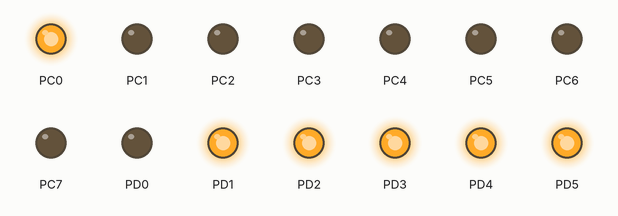
Bench run of a program on a simulated ATmega32, built with avr-gcc and emulated at 8 MHz. Parts: output pins drawn as LEDs (lit = HIGH).

Above: at 0.1 s.
At 0.5 s:
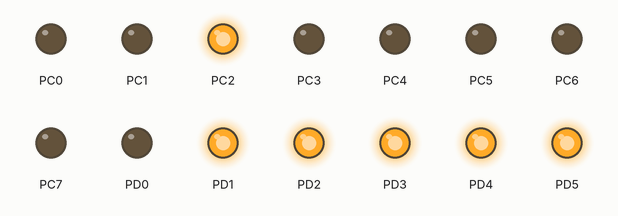
At 0.9 s:
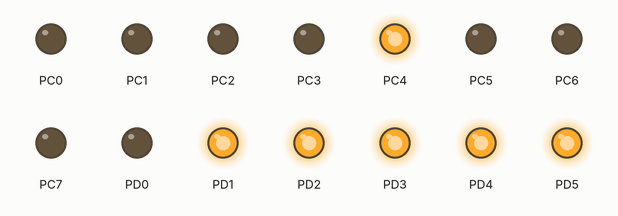
At 1.3 s:
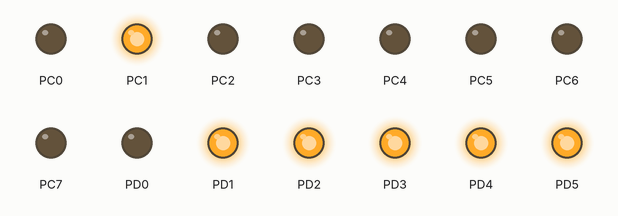
At 2.7 s:
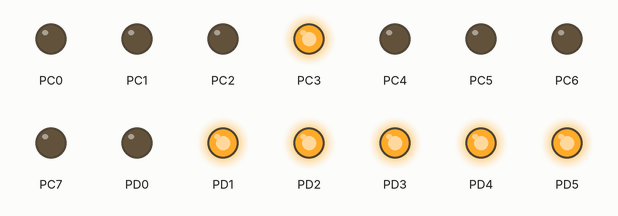
Timing chart, 0 to 3.0 s (numbered marks = the images above):
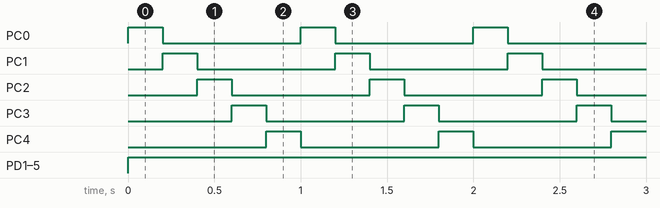

The program:

main.c
```c
/*
 * dotmatrix.c
 *
 * Created: 10/25/2017 2:09:33 PM
 * Author : user-16
 */

#define F_CPU 8000000UL
#include <avr/io.h>
#include <util/delay.h>


int main(void)
{
    DDRC = 0xff;
	DDRD = 0xff;
    while (1)
    {
		PORTD = ~1;
		//PORTC =2;
		int i;
		for(i=0; i<5; i++){
			PORTC |= (1<<i);
			_delay_ms(200);
			PORTC &= ~(1<<i);
		}
    }
}
```

Measured:
- by itself, PC0–4: alternates HIGH for 0.20 s and LOW for 0.80 s
- by itself, PD1–5: LOW → HIGH at 0.00 s
- by itself, everything shown: repeats every 1.0 s, in 5 steps
